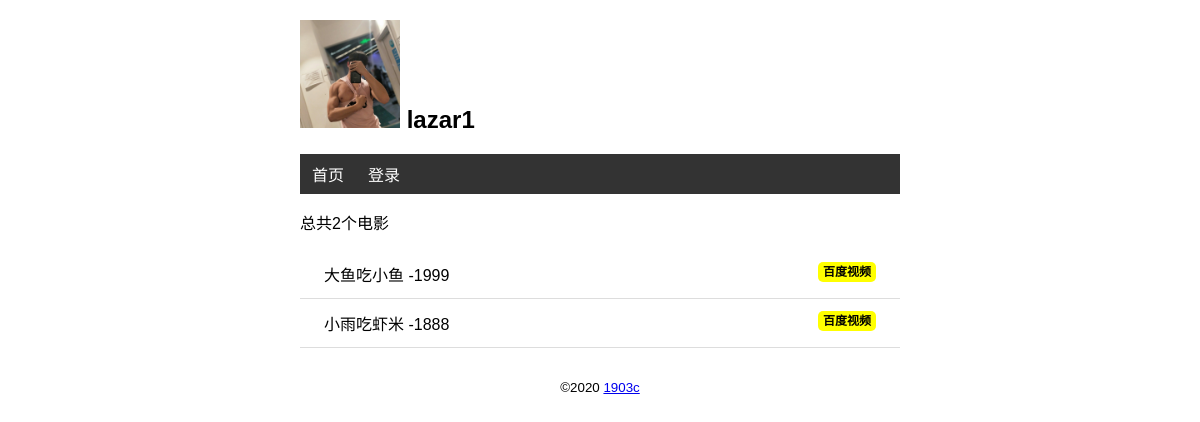
Before: / with the older database file.
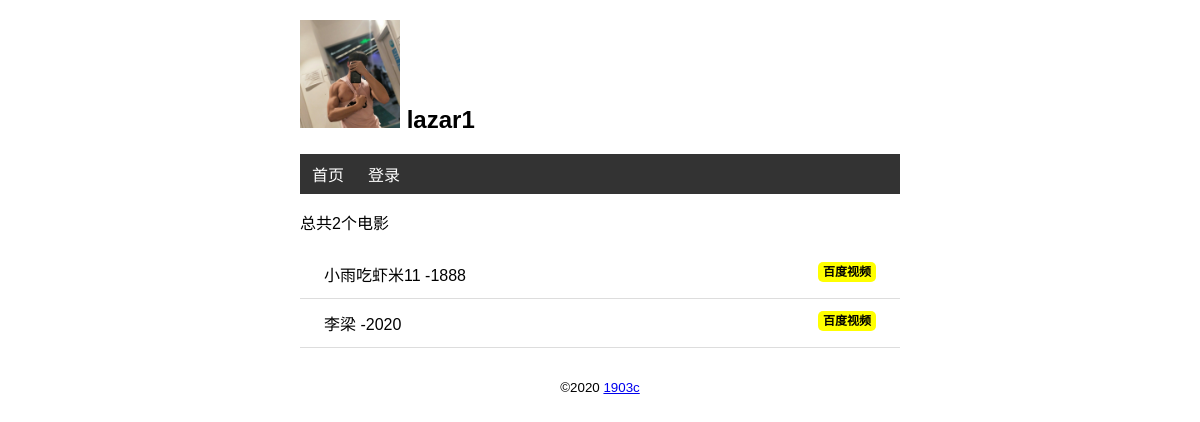
After: the same page with the newer database file.
### watchlist/models.py (models this page shows, shortened)
class User(db.Model,UserMixin):
    id = db.Column(db.Integer,primary_key =True)
    name = db.Column(db.String(20))
    username = db.Column(db.String(20))
    password_hash = db.Column(db.String(128))

class Movie(db.Model):
    id = db.Column(db.Integer,primary_key=True)
    title = db.Column(db.String(60))
    year = db.Column(db.String(4))

### watchlist/views.py (the view, shortened to what this page needs)
@app.route('/',methods=['GET','POST'])
def index1():
    movies = Movie.query.all()
    return render_template('index.html',movies=movies)

### watchlist/__init__.py (called while the page is built)
@app.context_processor
def common_user():
    from watchlist.models import User
    user = User.query.first()
    return dict(name=user)

### watchlist/templates/index.html (shortened to what this page needs)
{%extends 'bass.html'%}
{%block content%}
<p>总共{{movies|length}}个电影</p>
    <ul class ="movie-list">
        {%for movie in movies%}
        <li>
                {{movie.title}} -{{movie.year}}
                <span class="float-right">
                    <a class="baidu" href="http://v.baidu.com/v?word={{movie.title}}&ct=301989888&rn=67&pn=0&db=0&s=0&fbl=800&ie=utf-8&oq={{movie.title}}&f=3&rsp=0" target="_blank">百度视频</a>
                </span>
        </li>
        {%endfor%}
    </ul>
{%endblock%}

### watchlist/templates/bass.html (shortened to what this page needs)
<!DOCTYPE html>
<html lang="zh">
<head>
    {%block head%}
    <link rel="stylesheet" href="{{url_for('static',filename='css/index.css')}}">
    {%endblock%}
</head>
<body>
<h2>
    <img src="{{url_for('static',filename='img/lazar.jpg')}}" alt="头像" class="avatar">
    {{name.name}}
</h2>
<nav>
    <ul>
        <li>
            <a href="{{url_for('index1')}}">首页</a>
        </li>
        {%if not current_user.is_authenticated %}
        <li>
            <a href="{{url_for('login')}}">登录</a>
        </li>
        {%else%}
        <li>
            <a href="#">{{current_user.name}}</a>
        </li>
        {%endif%}
    </ul>
</nav>
{%block content%}
{%endblock%}
    <footer>
        <small>&copy;2020   <a href="#">1903c</a></small>
    </footer>
</body>
</html>

### watchlist/static/css/index.css (style rules this page uses)
body { margin: 0 auto; max-width: 600px; font-size: 16px; font-family: Arial, Helvetica, sans-serif; }
.avatar { width: 100px; }
footer { color: #000; margin-top: 20px; text-align: center; padding: 10px; }
.movie-list { list-style-type: none; padding:0 ; margin-bottom: 10px; box-shadow: 0 2px 5px 0 reba(0,0,0,0.16)0 2px 10px 0 reba(0,0,0,0.14); }
.movie-list li { padding: 12px 24px; border-bottom: 1px solid #dddddd; }
.float-right { float: right; }
nav ul { list-style-type: none; margin: 0; padding: 0; overflow: hidden; background-color: #333333; }
nav ul li { float: left; }
nav ul li a { display: block; color: white; text-align: center; padding: 8px 12px; text-decoration: none; }
.baidu { font-size: 12px; font-weight: bold; color:black; text-decoration: none; background: yellow; border-radius: 5px; padding: 3px 5px; }

Changed rows visible on the page:
removed Movie: title "大鱼吃小鱼", year "1999"
changed Movie: title "小雨吃虾米" → "小雨吃虾米11"
added Movie: title "李梁", year "2020"
